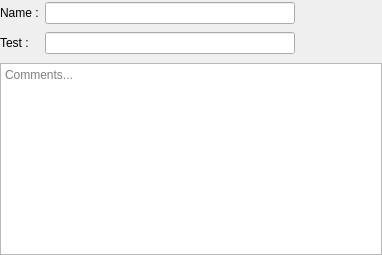
<?xml version="1.0" encoding="UTF-8"?>
<ui version="4.0">
 <class>item_report_settings</class>
 <widget class="QWidget" name="item_report_settings">
  <property name="geometry">
   <rect>
    <x>0</x>
    <y>0</y>
    <width>382</width>
    <height>255</height>
   </rect>
  </property>
  <property name="windowTitle">
   <string>Form</string>
  </property>
  <property name="windowIcon">
   <iconset resource="gex.qrc">
    <normaloff>:/gex/icons/gex_application_48x48.png</normaloff>:/gex/icons/gex_application_48x48.png</iconset>
  </property>
  <layout class="QGridLayout" name="gridLayout_3">
   <property name="leftMargin">
    <number>0</number>
   </property>
   <property name="topMargin">
    <number>0</number>
   </property>
   <property name="rightMargin">
    <number>0</number>
   </property>
   <property name="bottomMargin">
    <number>0</number>
   </property>
   <item row="0" column="0" rowspan="2">
    <layout class="QGridLayout" name="gridLayout_2">
     <item row="0" column="0" rowspan="2">
      <layout class="QGridLayout" name="gridLayout">
       <item row="0" column="0">
        <widget class="QLabel" name="label">
         <property name="text">
          <string>Name :</string>
         </property>
        </widget>
       </item>
       <item row="0" column="1">
        <widget class="QLineEdit" name="lineEditName">
         <property name="minimumSize">
          <size>
           <width>250</width>
           <height>0</height>
          </size>
         </property>
        </widget>
       </item>
       <item row="1" column="0">
        <widget class="QLabel" name="labelTest">
         <property name="text">
          <string>Test :</string>
         </property>
        </widget>
       </item>
       <item row="1" column="1">
        <widget class="QLineEdit" name="lineEditTest"/>
       </item>
      </layout>
     </item>
     <item row="0" column="1">
      <spacer name="horizontalSpacer">
       <property name="orientation">
        <enum>Qt::Horizontal</enum>
       </property>
       <property name="sizeHint" stdset="0">
        <size>
         <width>18</width>
         <height>20</height>
        </size>
       </property>
      </spacer>
     </item>
     <item row="1" column="1">
      <widget class="QPushButton" name="pushButtonSelectTest">
       <property name="minimumSize">
        <size>
         <width>21</width>
         <height>21</height>
        </size>
       </property>
       <property name="maximumSize">
        <size>
         <width>21</width>
         <height>21</height>
        </size>
       </property>
       <property name="text">
        <string/>
       </property>
       <property name="icon">
        <iconset resource="../../gex.qrc">
         <normaloff>:/gex/icons/combo.png</normaloff>:/gex/icons/combo.png</iconset>
       </property>
       <property name="iconSize">
        <size>
         <width>21</width>
         <height>21</height>
        </size>
       </property>
       <property name="flat">
        <bool>true</bool>
       </property>
      </widget>
     </item>
    </layout>
   </item>
   <item row="0" column="1">
    <widget class="QPushButton" name="pushButtonTie">
     <property name="maximumSize">
      <size>
       <width>22</width>
       <height>22</height>
      </size>
     </property>
     <property name="toolTip">
      <string>&lt;html&gt;&lt;head/&gt;&lt;body&gt;&lt;p&gt;linked/unlinked with the section settings&lt;/p&gt;&lt;/body&gt;&lt;/html&gt;</string>
     </property>
     <property name="text">
      <string/>
     </property>
     <property name="icon">
      <iconset resource="../../gex.qrc">
       <normaloff>:/gex/icons/connect.png</normaloff>:/gex/icons/connect.png</iconset>
     </property>
     <property name="iconSize">
      <size>
       <width>18</width>
       <height>18</height>
      </size>
     </property>
     <property name="flat">
      <bool>true</bool>
     </property>
    </widget>
   </item>
   <item row="1" column="1">
    <spacer name="verticalSpacer">
     <property name="orientation">
      <enum>Qt::Vertical</enum>
     </property>
     <property name="sizeHint" stdset="0">
      <size>
       <width>20</width>
       <height>19</height>
      </size>
     </property>
    </spacer>
   </item>
   <item row="2" column="0" colspan="2">
    <widget class="QTextEdit" name="textEdit">
     <property name="placeholderText">
      <string>Comments...</string>
     </property>
    </widget>
   </item>
  </layout>
 </widget>
 <resources>
  <include location="../../gex.qrc"/>
 </resources>
 <connections/>
</ui>
